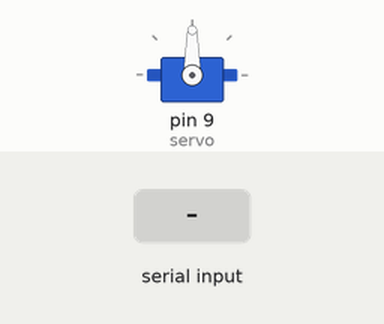
A sketch run on a simulated Arduino Uno, built with avr-gcc and run on an emulated ATmega328P. On the bench: servo. Inputs (shaded band) come from the test bench.

Above: at 1.2 s.
1.3 s: "A90\n" received over Serial
At 1.6 s:
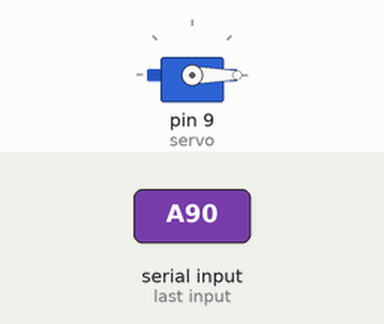
2.8 s: "A,45\n" received over Serial
At 4.0 s:
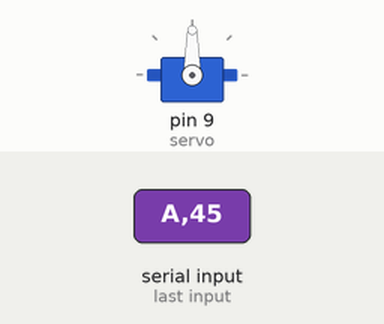
4.3 s: "A" received over Serial
At 5.1 s:
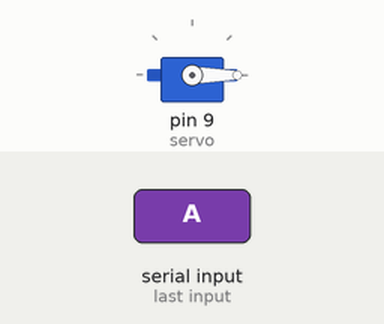
Timing chart, 0 to 7.3 s (numbered marks = the images above; inputs shaded):
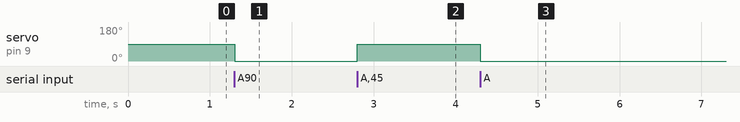

The sketch:

usbread.ino
```cpp
#include <Servo.h>
char incomingByte;
String data = "";

Servo servo;

void setup()
{
  Serial.begin(9600);
  servo.attach(9);
}

void loop()
{
  if (Serial.available() > 0)
  {
    incomingByte = Serial.read();

    if (incomingByte == 'A')
    {
      servo.write(data.toInt());
      data = "";
    }
    else
      data += incomingByte;
  }
}
```

Measured:
- after the input at 1.3 s, servo on pin 9 (servo): 90° → 0° at once
- after the input at 2.8 s, servo on pin 9 (servo): 0° → 90° at once
- after the input at 4.3 s, servo on pin 9 (servo): 90° → 0° at once
